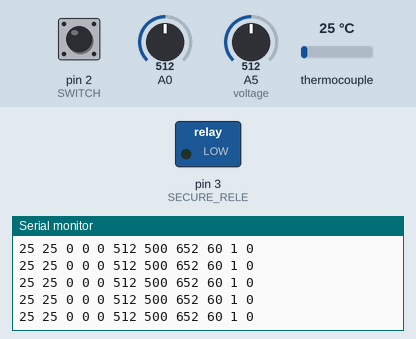
The sketch below on a simulated Arduino Uno, built with avr-gcc and run on an emulated ATmega328P. On the bench: switched loads named in the sketch (green lamp = pin HIGH), the last lines printed to the serial monitor. The test bench sets the inputs (shaded band); at power-on: A5 (voltage) = 512, A0 = 512, pin 2 (SWITCH) HIGH, thermocouple 25 °C.

Above: at 7.2 s.
7.3 s: A5 (voltage) set to 106
At 7.34 s:
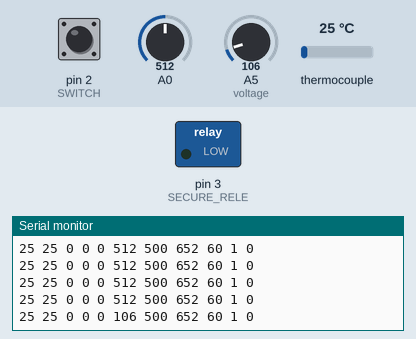
10.3 s: A5 (voltage) set to 90
At 10.34 s:
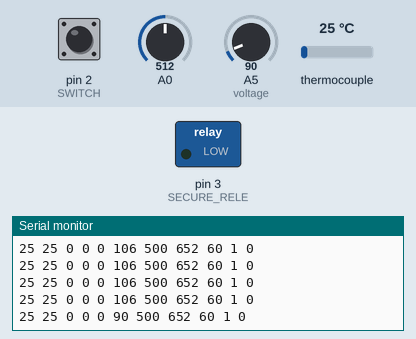
13.3 s: A0 set to 389
At 13.33 s:
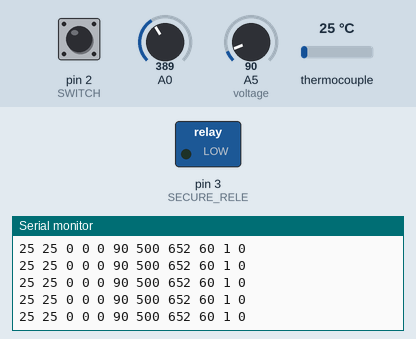
14.8 s: A0 set to 361
At 14.8 s:
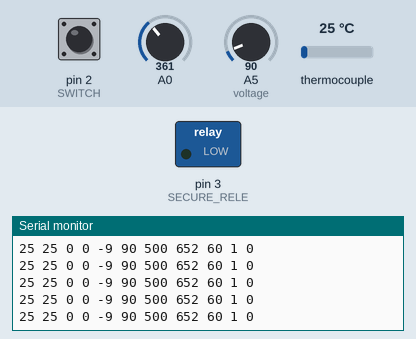
Timing chart, 0 to 17.3 s (numbered marks = the images above; inputs shaded):
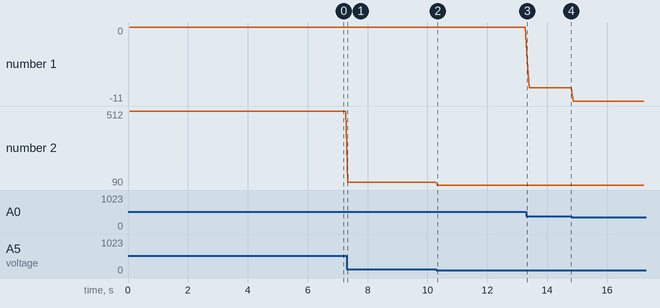

Measured:
- after the input at 7.3 s, the serial monitor: prints a new line at once (image 1)
- after the input at 10.3 s, the serial monitor: prints a new line at once (image 2)
- plotted number 1: 0 → -9 after the input at 13.3 s, -9 → -11 after the input at 14.8 s
- plotted number 2: 512 → 106 after the input at 7.3 s, 106 → 90 after the input at 10.3 s

The sketch:

FIRMWARE_BANCO_ENSAYOS.ino
```cpp
#include <Adafruit_MAX31856.h>
Adafruit_MAX31856 max0 = Adafruit_MAX31856(10);
Adafruit_MAX31856 max1 = Adafruit_MAX31856(9);
float SENSIBILITY = 0.066; // Modelo 30A
int SAMPLESNUMBER = 100;
//////////////DECLARACION DE PINES:
#define sensor_temp_positive A0
#define sensor_temp_negative A1
#define sensor_temp_body A2
#define sensor_temp_down A3
#define voltage A5
#define SWITCH 2
#define SECURE_RELE 3
////////////DECLARACION DE CONTROL TO READ SENSOR:
#define CODE 1
#define FLOAT 2
////////////SENSOR DE CORRIENTE:
#include <Wire.h>
//#include <MCP342X.h>
//OBjeto MCP342x:
//MCP342X myADC;
/////////////ESTRUCTURAS DE DATOS:
struct outputs {
  int current;
  int voltage;
  int temperature_positive;
  int temperature_negative;
  int temperature_body;
  int temperature_down;
  bool emergency;
  //bool rele_state;
} OUT_TO_LABVIEW;
struct emergency {
  float PEAK_current = 500;
  float voltage_cutoff = 3.2;
  float MAX_temperature = 60;
  float current;
  float voltage;
  float temperature_positive;
  float temperature_negative;
  float temperature_body;
  float temperature_down;
} EMERGENCY;
///////////////////////////ADQUISION DE DATOS:
boolean UP_DATE = false;
int CH[11];//ARRAY DE CANALES PARA ENVIAR DATOS
int REFRESH_DATES(void)//FUNCION PARA ACTUALIZAR LOS DATOS
{
  if (UP_DATE == false) {
    SENSORS_READ(CODE);
    OUT_TO_LABVIEW.emergency = emergency_state(); //READ EMERGENCY STATE NO FALSE.
    CH[0] = OUT_TO_LABVIEW.temperature_positive;
    CH[1] = OUT_TO_LABVIEW.temperature_negative;
    CH[2] = OUT_TO_LABVIEW.temperature_body;
    CH[3] = OUT_TO_LABVIEW.temperature_down;
    CH[4] = OUT_TO_LABVIEW.current;
    CH[5] = OUT_TO_LABVIEW.voltage;
    CH[6] = EMERGENCY.PEAK_current;//valor entero
    CH[7] = EMERGENCY.voltage_cutoff*(1024/5); //valor codificado en entero
    CH[8] = EMERGENCY.MAX_temperature;//valor entero
    CH[9] = OUT_TO_LABVIEW.emergency;
    UP_DATE = true;
  }
}
////////////////////////////ENVIO DE DATOS A LABVIEW:
void SEND_TO_LABVIEW(void) {
  unsigned int last_send;
  if (millis() - last_send > 10) {
    REFRESH_DATES();
    last_send = millis();
  }
  if (UP_DATE == true) {
    for (int x = 0; x <= 10; x++) {
      Serial.print(CH[x]);
      Serial.print(' ');
    }
    Serial.println();
    UP_DATE = false;
  }
}
//////////////////////////////////////////////////////////////  SETUP  ////////////////////////////////////////////////////
void setup(void)
{
  //////////SETUP PARA INTERRUPTOR:
  pinMode(SWITCH, INPUT_PULLUP);
  /////////final setup interruptor.
  //////////SETUP PARA RELE DE SEGURIDAD:
  pinMode(SECURE_RELE, OUTPUT);
  digitalWrite(SECURE_RELE, LOW);
  /////////final setup rele de seguridad.
  //////////SETUP ENVIO DE DATOS:
  Serial.begin(9600);//250000 to labview communication
  /////////final setup envio de datos.
  /////////SETUP SENSOR DE CORRIENTE:
  Wire.begin();
  //  TWBR = 12;
  /*  myADC.configure( MCP342X_MODE_CONTINUOUS |
    /                   MCP342X_CHANNEL_1 |
                     MCP342X_SIZE_18BIT |
                     MCP342X_GAIN_1X
                   );*/
  /////////final setup sensor de corriente.
  max0.begin();
  max1.begin();
  max0.setThermocoupleType(MAX31856_TCTYPE_K);
  max1.setThermocoupleType(MAX31856_TCTYPE_K);

}
//////////////////////////////////////////////////////////////  LOOP  ////////////////////////////////////////////////////
void loop(void)
{
  //////////ENVIO DE DATOS A LABVIEW:
  SEND_TO_LABVIEW();
  //////////final envio datos a labview.
  /////////CONTROL SECURE:
  if (Serial == true) {//mediante esta condicion el rele solo se puede activar si el usb esta conectado
    if ((emergency_state() == false) && (digitalRead(SWITCH) == true)) {
      //digitalWrite(SECURE_RELE, HIGH);////////Se cierra el rele, por tanto hay corriente.
      CH[10] = HIGH;//SE CAMBIA EL CANAL 11(INFORMA DEL ESTADO DEL RELE) A 1
    }
    else {
      //digitalWrite(SECURE_RELE, LOW);///////Se habré el rele, por tanto no hay corriente.
      CH[10] = LOW;//SE CAMBIA EL CANAL 11(INFORMA DEL ESTADO DEL RELE) A 0
    }
  }
}
// FORMAT FOR LABVIEW
//%d %d %d %d %d %d %d %d %d %d %d //
```

EMERGENCY.ino
```cpp
/////////////////////VARIABLES DE CONFIGURACION MANIOBRA DE EMERGENCIA:
float GAP_Temperatura = 0.5;
float GAP_Voltage_Cutoff = 0.3;
float GAP_PEAK_current = 1.0;
int Delay_Temperatura = 500;
int Delay_Corriente = 50;
int Delay_Voltaje = 50;
extern struct emergency EMERGENCY;
////////////////////ESTRUCTURA DE HYSTERESYS:
struct histeresys {
  unsigned long time_emergency;
  unsigned long last_change;
};
///////////////////////////////////////////////// FUNCION DE ESTADO DE EMERGENCIA /////////////////////////////////////////
bool emergency_state(void)
{
  static bool state;
  SENSORS_READ(FLOAT);
  static struct histeresys hys_current, hys_voltage, hys_temperature_positive, hys_temperature_negative, hys_temperature_body, hys_temperature_down;
  //////////////////////////////////////////Deteccion temperature_positive:
  if (EMERGENCY.temperature_positive > EMERGENCY.MAX_temperature - GAP_Temperatura) {
    if ((EMERGENCY.temperature_positive <= EMERGENCY.MAX_temperature))hys_temperature_positive.last_change = millis();
  } else hys_temperature_positive.last_change = millis();
  //////////////////////////////////////////Deteccion temperature_negative:
  if (EMERGENCY.temperature_negative > EMERGENCY.MAX_temperature - GAP_Temperatura) {
    if ((EMERGENCY.temperature_negative <= EMERGENCY.MAX_temperature))hys_temperature_negative.last_change = millis();
  } else hys_temperature_negative.last_change = millis();
  /*//////////////////////////////////////////Deteccion temperature_body:
    if (EMERGENCY.temperature_body > EMERGENCY.MAX_temperature - GAP_Temperatura) {
    if ((EMERGENCY.temperature_body <= EMERGENCY.MAX_temperature))hys_temperature_body.last_change = millis();
    } else hys_temperature_body.last_change = millis();
    //////////////////////////////////////////Deteccion temperature_down:
    if (EMERGENCY.temperature_down > EMERGENCY.MAX_temperature - GAP_Temperatura) {
    if ((EMERGENCY.temperature_down <= EMERGENCY.MAX_temperature))hys_temperature_down.last_change = millis();
    } else hys_temperature_down.last_change = millis();*/
  ///////////////////////////////////////////Deteccion voltaje:
  if (EMERGENCY.voltage < EMERGENCY.voltage_cutoff + GAP_Voltage_Cutoff) {
    if ((EMERGENCY.voltage >= EMERGENCY.voltage_cutoff))hys_voltage.last_change = millis();
  } else hys_voltage.last_change = millis();
  //////////////////////////////////////////Deteccion corriente:
  if (EMERGENCY.current > EMERGENCY.PEAK_current - GAP_PEAK_current) {
    if ((EMERGENCY.current <= EMERGENCY.PEAK_current))hys_current.last_change = millis();
  } else hys_current.last_change = millis();
  //TIEMPOS DE EMERGENCIA:
  hys_temperature_positive.time_emergency = millis() - hys_temperature_positive.last_change;
  hys_temperature_negative.time_emergency = millis() - hys_temperature_negative.last_change;
  /*hys_temperature_body.time_emergency = millis() - hys_temperature_body.last_change;
    hys_temperature_down.time_emergency = millis() - hys_temperature_down.last_change;*/
  hys_voltage.time_emergency = millis() - hys_voltage.last_change;
  hys_current.time_emergency = millis() - hys_current.last_change;
  //CONDICIONES DE DISPARO:
  if ((hys_temperature_positive.time_emergency > Delay_Temperatura) || (hys_temperature_negative.time_emergency > Delay_Temperatura) || (hys_voltage.time_emergency > Delay_Voltaje) || (hys_current.time_emergency > Delay_Corriente)) {
    state = true;
  }
  else {
    state = false;
  }
  return state;
  /*|| (hys_temperature_body.time_emergency > Delay_Temperatura) || (hys_temperature_down.time_emergency > Delay_Temperatura)*/
}
```

SENSORS_READ.ino
```cpp
void SENSORS_READ(int CASE)
{
  ////////////////////SENSOR DE CORRIENTE:
  // static int32_t  sensor_current;
  //  myADC.startConversion();
  //  myADC.getResult(&sensor_current);
  if (CASE == CODE) {
    OUT_TO_LABVIEW.temperature_positive = max0.readThermocoupleTemperature();
    OUT_TO_LABVIEW.temperature_negative = max1.readThermocoupleTemperature();
    //OUT_TO_LABVIEW.temperature_body = analogRead(sensor_temp_body);
    //OUT_TO_LABVIEW.temperature_down = analogRead(sensor_temp_down);
    OUT_TO_LABVIEW.current = getCorriente(SAMPLESNUMBER);
    OUT_TO_LABVIEW.voltage = analogRead(voltage);

  }
  if (CASE == FLOAT) {
    EMERGENCY.temperature_positive = max0.readThermocoupleTemperature();
    EMERGENCY.temperature_negative = max1.readThermocoupleTemperature();
    //EMERGENCY.temperature_body = analogRead(sensor_temp_body) * (5.0 / 1024.0) * 100;
    //EMERGENCY.temperature_down = analogRead(sensor_temp_down) * (5.0 / 1024.0) * 100;
    EMERGENCY.current = getCorriente(SAMPLESNUMBER);
    EMERGENCY.voltage = analogRead(voltage) * (5.0 / 1024.0);

  }
}
float getCorriente(int samplesNumber)
{
  float voltage;
  float corrienteSum = 0;
  for (int i = 0; i < samplesNumber; i++)
  {
    voltage = analogRead(A0) * 5.0 / 1023.0;
    corrienteSum += (voltage - 2.5) / SENSIBILITY;
  }
  return (corrienteSum / samplesNumber);
}
```
